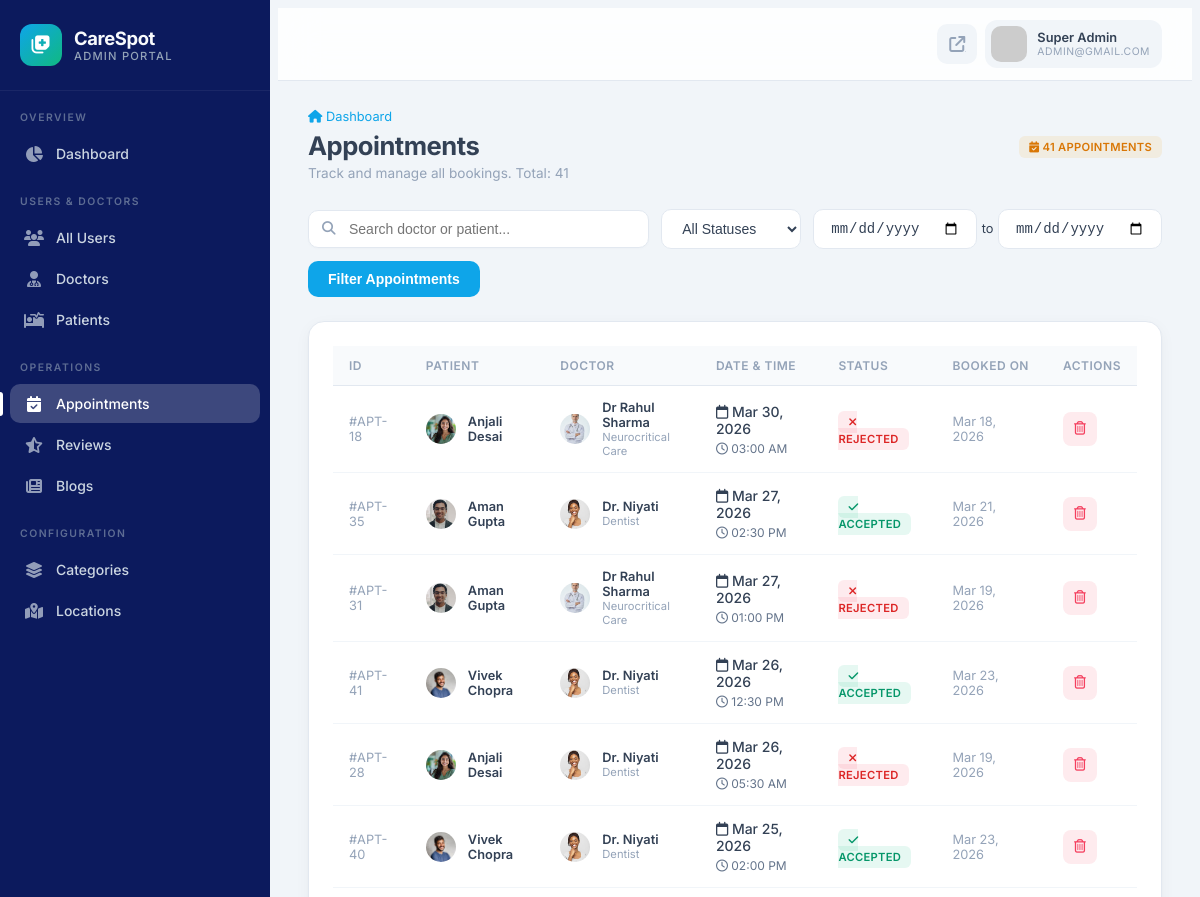
/site-admin/appointments/ (signed in, upper part), run on an earlier commit of the app's database.
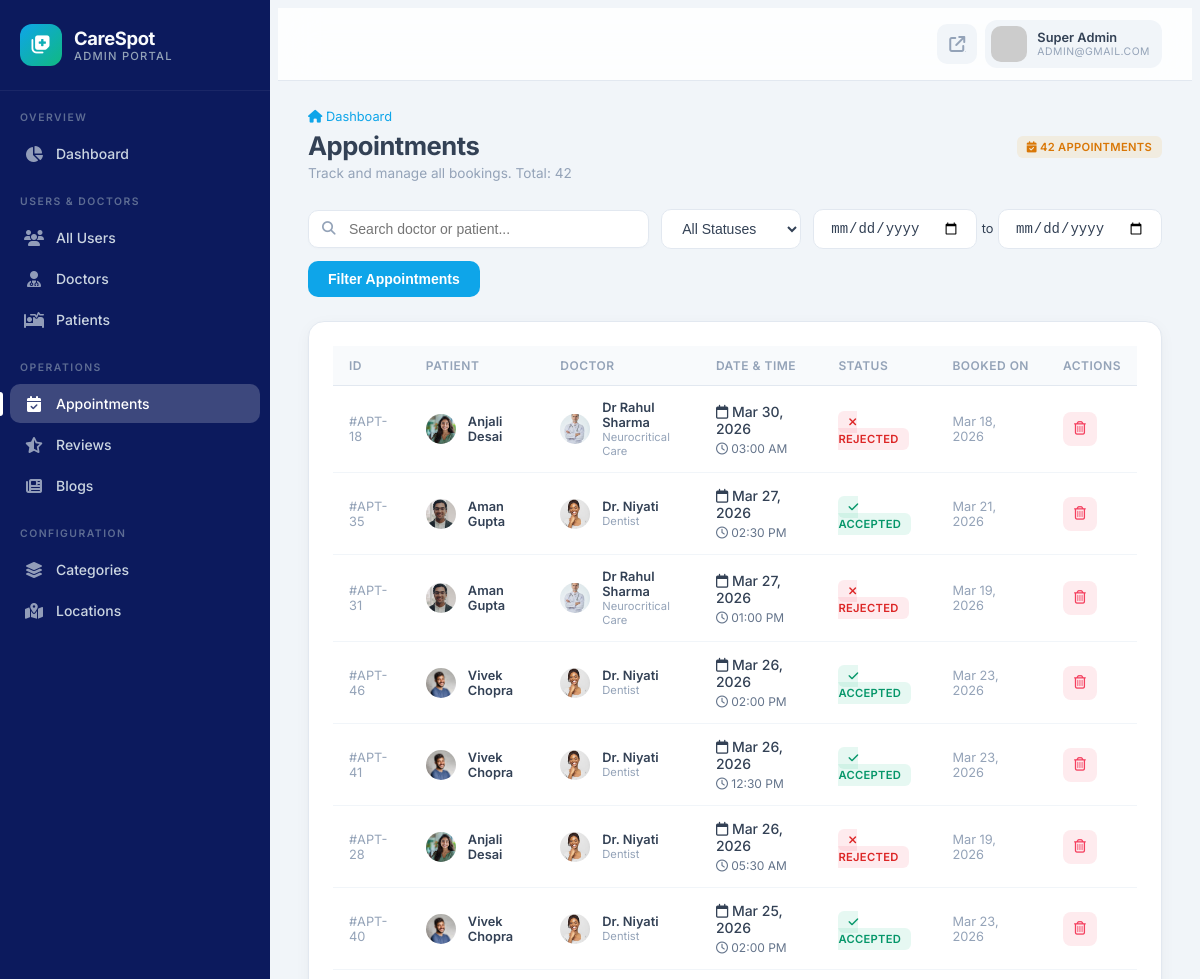
And on a later commit of the database.
### user/models.py (models this page shows, shortened)
class tblAppointment(models.Model):
    appointmentID=models.AutoField(primary_key=True)
    clientID=models.ForeignKey(tblClient,on_delete=models.CASCADE)
    doctorID=models.ForeignKey(tblDoctor,on_delete=models.CASCADE)
    appointmentDate=models.DateField()
    appointmentTime=models.TimeField()
    mode=models.CharField(max_length=20, default='offline', choices=[('online', 'Online'), ('offline', 'Offline')])
    meetLink=models.TextField(max_length=500, null=True, blank=True)
    isAccepted=models.BooleanField(default=False)
    isRejected=models.BooleanField(default=False)
    createdDT=models.DateTimeField(auto_now_add=True, null=True)

class tblClient(models.Model):
    clientID=models.AutoField(primary_key=True)
    userID=models.ForeignKey(tblUser,on_delete=models.CASCADE)
    name=models.TextField(max_length=50)
    description=models.TextField(max_length=500)
    address=models.TextField(max_length=100)
    dob=models.DateField()
    gender=models.TextField(max_length=10)
    bloodGroup=models.TextField(max_length=10)

class tblUser(models.Model):
    userID=models.AutoField(primary_key=True)
    userName=models.TextField(max_length=50)
    password=models.TextField(max_length=10)
    registrationDT=models.DateTimeField(auto_now_add=True)
    profilePic=models.ImageField(upload_to='images/')
    email=models.TextField(max_length=100)
    mobileNumber=models.TextField(max_length=15)
    cityID=models.ForeignKey(tblCity,on_delete=models.CASCADE)
    IsDoctor=models.BooleanField(default=False)
    last_seen=models.DateTimeField(null=True, blank=True)

class tblDoctor(models.Model):
    doctorID=models.AutoField(primary_key=True)
    userID=models.ForeignKey(tblUser,on_delete=models.CASCADE)
    displayName=models.TextField(max_length=50)
    displayContact=models.TextField(max_length=15)
    bio=models.TextField(max_length=500)
    subcategoryID=models.ForeignKey(tblSubcategory,on_delete=models.CASCADE)
    displayAddress=models.TextField(max_length=100)
    yearOfExperience=models.IntegerField()
    licenseNo=models.TextField(max_length=50)
    documents=models.FileField(upload_to='doctor_documents/')
    mode=models.IntegerField(default=1)
    consultationFees=models.DecimalField(max_digits=10, decimal_places=2, default=500.00)
    approval_status = models.CharField(max_length=20, default='pending', choices=[('pending', 'Pending'), ('approved', 'Approved'), ('rejected', 'Rejected')])

class tblSubcategory(models.Model):
    subcategoryID=models.AutoField(primary_key=True)
    subcategoryName=models.TextField(max_length=50)
    CategoryID=models.ForeignKey(tblCategory,on_delete=models.CASCADE)

### customadmin/views.py (the view)
# urls.py: path('appointments/', views.admin_appointments, name='admin_appointments'),
@admin_login_required
def admin_appointments(request):
    query = request.GET.get('q', '').strip()
    status_filter = request.GET.get('status', '').strip()
    date_from = request.GET.get('date_from', '').strip()
    date_to = request.GET.get('date_to', '').strip()
    appointments = tblAppointment.objects.select_related(
        'clientID', 'doctorID'
    ).order_by('-appointmentDate', '-appointmentTime')
    if query:
        appointments = appointments.filter(
            Q(clientID__name__icontains=query) |
            Q(doctorID__displayName__icontains=query)
        )
    if status_filter == 'pending':
        appointments = appointments.filter(isAccepted=False, isRejected=False)
    elif status_filter == 'accepted':
        appointments = appointments.filter(isAccepted=True)
    elif status_filter == 'rejected':
        appointments = appointments.filter(isRejected=True)
    if date_from:
        appointments = appointments.filter(appointmentDate__gte=date_from)
    if date_to:
        appointments = appointments.filter(appointmentDate__lte=date_to)
    context = {
        'appointments': appointments,
        'query': query,
        'status_filter': status_filter,
        'date_from': date_from,
        'date_to': date_to,
        'total_count': appointments.count(),
    }
    return render(request, 'customadmin/admin_appointments.html', context)

### customadmin/templates/customadmin/admin_appointments.html (shortened to what the changed rows need)
{% extends 'customadmin/admin_base.html' %}
{% block page_title %}Appointments{% endblock %}
{% block page_subtitle %}Track and manage all bookings. Total: {{ total_count }}{% endblock %}
{% block header_actions %}
<span class="badge badge-admin warning p-2 px-3 fs-6">
    <i class="fa-solid fa-calendar-check me-1"></i> {{ total_count }} Appointments
</span>
{% endblock %}
{% block content %}
<div class="admin-card animate-in">
    <div class="admin-card-body p-0">
        <div class="admin-table-wrapper">
            <table class="admin-table">
                <thead>
                    <tr>
                        <th>ID</th>
                        <th>Patient</th>
                        <th>Doctor</th>
                        <th>Date & Time</th>
                        <th>Status</th>
                        <th>Booked On</th>
                        <th class="text-center">Actions</th>
                    </tr>
                </thead>
                <tbody>
                    {% for appt in appointments %}
                    <tr>
                        <td style="font-size: 0.8rem; color: var(--admin-text-muted);">#APT-{{ appt.appointmentID }}</td>
                        <td>
                            <div class="user-cell">
                                <img src="{{ appt.clientID.userID.profilePic.url|default:'https://ui-avatars.com/api/?name=User&background=64748b&color=fff' }}" alt="" style="width: 30px; height: 30px; border-radius: 50%;">
                                <div class="user-cell-info">
                                    <div class="name" style="font-size: 0.8rem;">{{ appt.clientID.name }}</div>
                                </div>
                            </div>
                        </td>
                        <td>
                            <div class="user-cell">
                                <img src="{{ appt.doctorID.userID.profilePic.url|default:'https://ui-avatars.com/api/?name=Dr&background=0ea5e9&color=fff' }}" alt="" style="width: 30px; height: 30px; border-radius: 50%;">
                                <div class="user-cell-info">
                                    <div class="name" style="font-size: 0.8rem;">{{ appt.doctorID.displayName }}</div>
                                    <div class="email" style="font-size: 0.7rem;">{{ appt.doctorID.subcategoryID.subcategoryName }}</div>
                                </div>
                            </div>
                        </td>
                        <td>
                            <div style="font-weight: 500;"><i class="fa-regular fa-calendar text-primary me-1"></i> {{ appt.appointmentDate|date:"M d, Y" }}</div>
                            <div style="font-size: 0.75rem; color: #64748b; margin-top: 4px;">
                                <i class="fa-regular fa-clock me-1"></i> {{ appt.appointmentTime|time:"h:i A" }}
                            </div>
                        </td>
                        <td>
                            {% if appt.isAccepted %}
                                <span class="badge-admin success"><i class="fa-solid fa-check me-1"></i> Accepted</span>
                            {% elif appt.isRejected %}
                                <span class="badge-admin danger"><i class="fa-solid fa-xmark me-1"></i> Rejected</span>
                            {% else %}
                                <span class="badge-admin warning"><i class="fa-regular fa-clock me-1"></i> Pending</span>
                            {% endif %}
                        </td>
                        <td style="font-size: 0.8rem; color: var(--admin-text-muted);">{{ appt.createdDT|date:"M d, Y" }}</td>
                        <td class="text-center">
                            <button type="button" class="action-btn delete" onclick="showDeleteModal('{% url 'customadmin:admin_appointment_delete' appt.appointmentID %}', 'appointment #APT-{{ appt.appointmentID }}')" title="Delete Appointment">
                                <i class="fa-regular fa-trash-can"></i>
                            </button>
                        </td>
                    </tr>
                    {% endfor %}
                </tbody>
            </table>
        </div>
    </div>
</div>
{% endblock %}

What changed in the data, as far as the page shows it:
added tblAppointment: appointmentID "46", clientID.userID.profilePic (picture), clientID.name "Vivek Chopra", doctorID.userID.profilePic (picture), doctorID.displayName "Dr. Niyati", doctorID.subcategoryID.subcategoryName "Dentist", appointmentDate "Mar 26, 2026", appointmentTime "02:00 PM", isAccepted True (drawn), createdDT "Mar 23, 2026"
Also different on the page:
{{ total_count }}: "41" → "42"
